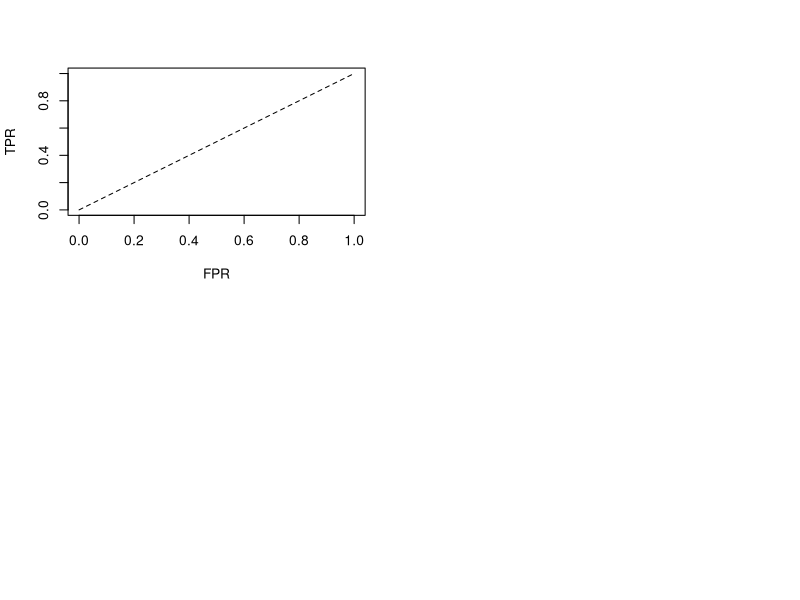

Here is the R script that generated this plot: (Note: this script raises an error after producing the figure.)
setwd("~/Dropbox/SciLifeLab/PROJECTS/andreas_projects/genespider-paper/data/GS_fig_091116_nodiag/csv")
library(RColorBrewer)
require(lattice)
library(stringr)
filenames<-list.files(pattern = "*.csv")
ldf_1 <- lapply(filenames, read.csv, header=FALSE)

setwd("~/Dropbox/SciLifeLab/PROJECTS/andreas_projects/genespider-paper/data/GS_fig_091116_nodiag/zetavec")
require(lattice)
filenames<-list.files(pattern = "*.csv")
ldf_2 <- lapply(filenames, read.csv, header=FALSE)
setwd("~/Dropbox/SciLifeLab/PROJECTS/andreas_projects/genespider-paper/suppNODIAG/")


for (i in 1:length(ldf_1)){
  
  M1<-data.frame(ldf_1[i])
  n1<-substr(filenames[i], 1, nchar(filenames[i])-4)
  #get the range for the x and y axis 
  xrange <- range(0:1) 
  yrange <- range(0:1)
  eee<-ncol(M1)*.25
  nn=10
  # set up the plot
  plotname<-paste(n1,"pdf",sep=".")
  pdf(plotname,8.5,11)
  par(mfrow=c(2,2))
  plot(xrange, yrange, type="n", xlab="FPR", ylab="TPR" ) 
  colors <- rainbow(4) 
  linetype <- c(1:8) 
  plotchar <- c(1,2,0,5)
  colors<- brewer.pal(8,"Set1")
  lines(0:1,0:1,lty=2)
  segments(0,0,1,M1[5,ncol(M1)],lty=2)

  #Glmnet
  lines(M1[6,1:100],M1[5,1:100],type="o", lwd=1.5,lty=1, col=colors[4], pch = c(0, rep(NA, nn)))
  lines(M1[6,1:100],M1[5,1:100],type="p",col=colors[4], lwd=1.5,lty=1,cex=0.01)
  #LSCO
  lines(M1[2,1:100],M1[1,1:100],type="o", lwd=1.5,lty=1, col=colors[5], pch = c(2, rep(NA, nn+2)))
  lines(M1[2,1:100],M1[1,1:100],type="p", col=colors[5],lwd=1.5,lty=1,cex=0.01)
  #RNI
  lines(M1[2,seq(101,ncol(M1))],M1[1,seq(101,ncol(M1))],type="o", lwd=1.5,lty=1, col=colors[3], pch = c(1, rep(NA,eee)))
  lines(M1[2,seq(101,ncol(M1))],M1[1,seq(101,ncol(M1))],type="p", col=colors[3],lwd=1.5,lty=1,cex=0.01)
  #ARACNe  
  lines(M1[6,seq(101,ncol(M1))],M1[5,seq(101,ncol(M1))],type="o", lwd=1.5,lty=1, col=colors[2], pch =c(5, rep(NA,eee)))
  lines(M1[6,seq(101,ncol(M1))],M1[5,seq(101,ncol(M1))],type="p", col=colors[2],lwd=1.5,lty=1,cex=0.01)

  ###########################3
  M1<-data.frame(ldf_2[i])
  n1<-substr(filenames[i], 1, nchar(filenames[i])-4)
  #get the range for the x and y axis
  dd<-max(M1[4,seq(101,(ncol(M1)))])
  if (dd>1) {
    xrange <- c(0:dd) 
  }else{
    xrange <- c(0:1) 
    }
  M3<-M1[1,101:(ncol(M1))]
  M4<-M1[4,101:(ncol(M1))]
  range01 <- {(M3-min(M3))/(max(M3)-min(M3))}
  range02 <- {(M4-min(M4))/(max(M4)-min(M4))}
  
  yrange <- range(0:1)
  eee<-ncol(M1)*.1
  ccc<-ncol(M1)-eee
  # set up the plot 
  plot(xrange, yrange, type="n", xlab= expression(~zeta), ylab="Sparsity" ) 
  linetype <- c(1:8) 
  plotchar <- c(0,2,1,5)
  colors<- brewer.pal(6,"Set1")
 
  # add lines
  #Glmnet
  lines((M1[4,1:100]),(M1[5,1:100]),type="o", lwd=1.5,lty=1, col=colors[4], pch = c(0, rep(NA, 10)),log="x")
  lines((M1[4,1:100]),(M1[5,1:100]),type="p", lwd=1.5,lty=1,cex=0.01,col=colors[4],log="x")
  #LSCO
  lines((M1[1,1:100]),(M1[2,1:100]),type="o", lwd=1.5,lty=1, col=colors[5], pch = c(2, rep(NA, 10)),log="x")
  lines((M1[1,1:100]),(M1[2,1:100]),type="p", lwd=1.5,lty=1,cex=0.01,col=colors[5],log="x")
  #RNI
  lines(range01,(M1[2,seq(101,(ncol(M1)))]),type="o", lwd=1.5,lty=1, col=colors[3], pch = c(1, rep(NA, eee)),log="x")
  lines(range01,(M1[2,seq(101,(ncol(M1)))]),type="p", lwd=1.5,lty=1,cex=0.01,col=colors[3],log="x")
  #ARACNe  
  #dd<-length(range02)-length(range06)
  lines(range02,(M1[5,seq(101,(ncol(M1)))]),type="o", lwd=1.5,lty=1, col=colors[2], pch = c(5, rep(NA, eee)),log="x")
  lines(range02,(M1[5,seq(101,(ncol(M1)))]),type="p", lwd=1.5,lty=1,cex=0.01,col=colors[2],log="x")

  ################################3
  
  M1<-data.frame(ldf_2[i])
  n1<-substr(filenames[i], 1, nchar(filenames[i])-4)
  #get the range for the x and y axis 
  dd<-max(M1[4,seq(101,(ncol(M1)))])
  if (dd>1) {
    xrange <- c(0:dd) 
  }else{
    xrange <- c(0:1) }
  yrange <- range(-1:1)
  eee<-ncol(M1)*.1
  ccc<-ncol(M1)-eee
  # set up the plot 
  plot(xrange, yrange, type="n", xlab= expression(~zeta), ylab="MCC" ) 
  linetype <- c(1:8) 
  plotchar <- c(0,2,1,5)
  colors<- brewer.pal(6,"Set1")

  # add lines
  segments(-1,0,2,0)
  #Glmnet
  lines((M1[4,1:100]),(M1[6,1:100]),type="o", lwd=1.5,lty=1, col=colors[4], pch = c(0, rep(NA, 10)),log="x")
  lines((M1[4,1:100]),(M1[6,1:100]),type="p", lwd=1.5,lty=1,cex=0.01,col=colors[4],log="x")
  #LSCO
  lines((M1[1,1:100]),(M1[3,1:100]),type="o", lwd=1.5,lty=1, col=colors[5], pch = c(2, rep(NA, 10)),log="x")
  lines((M1[1,1:100]),(M1[3,1:100]),type="p", lwd=1.5,lty=1,cex=0.01,col=colors[5],log="x")
  #RNI
  lines(range01,(M1[3,seq(101,(ncol(M1)))]),type="o", lwd=1.5,lty=1, col=colors[3],pch = c(1, rep(NA, eee)),log="x")
  lines(range01,(M1[3,seq(101,(ncol(M1)))]),type="p", lwd=1.5,lty=1,cex=0.01,col=colors[3],log="x")
  #ARACNe  
  lines(range02,(M1[6,seq(101,(ncol(M1)))]),type="o", lwd=1.5,lty=1, col=colors[2], pch = c(5, rep(NA, eee)),log="x")
  lines(range02,(M1[6,seq(101,(ncol(M1)))]),type="p", lwd=1.5,lty=1,cex=0.01,col=colors[2],log="x")

  
  plot.new()
  n1<-paste(n1,"IAA",sep=" ")
  title(str_replace_all(n1, "_" , "\n"), cex=2, line=-4)
  legend(x="center", c("Glmnet","LSCO","RNI","ARACNe","True Positive Rate= sensitivity","False Positive Rate (FPR)= 1-specificity"), cex=1.5, col=colors[c(4,5,3,2)],pch=plotchar, lty=1, title="Methods")
  dev.off()}
